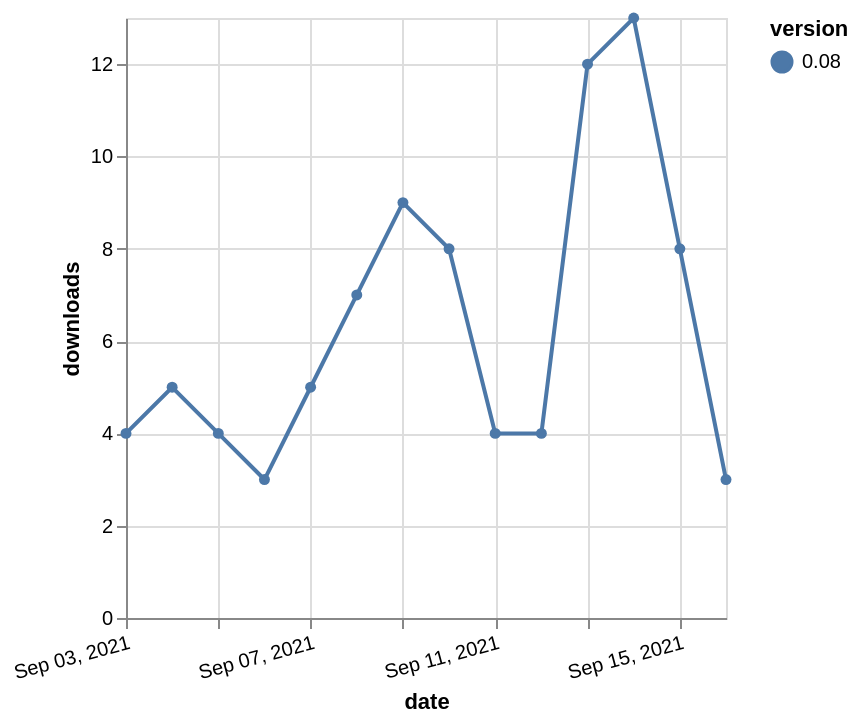

This figure's Vega-Lite source:
### Vega-Lite specification from a JSON file in a GitHub repository (floating-point values rounded to 4 significant figures)
{"$schema": "https://vega.github.io/schema/vega-lite/v5.json", "description": "A simple bar chart with embedded data.", "data": {"values": [{"date": "2021-09-03", "total": 5521, "delta": 4, "version": "0.08"}, {"date": "2021-09-04", "total": 5526, "delta": 5, "version": "0.08"}, {"date": "2021-09-05", "total": 5530, "delta": 4, "version": "0.08"}, {"date": "2021-09-06", "total": 5533, "delta": 3, "version": "0.08"}, {"date": "2021-09-07", "total": 5538, "delta": 5, "version": "0.08"}, {"date": "2021-09-08", "total": 5545, "delta": 7, "version": "0.08"}, {"date": "2021-09-09", "total": 5554, "delta": 9, "version": "0.08"}, {"date": "2021-09-10", "total": 5562, "delta": 8, "version": "0.08"}, {"date": "2021-09-11", "total": 5566, "delta": 4, "version": "0.08"}, {"date": "2021-09-12", "total": 5570, "delta": 4, "version": "0.08"}, {"date": "2021-09-13", "total": 5582, "delta": 12, "version": "0.08"}, {"date": "2021-09-14", "total": 5595, "delta": 13, "version": "0.08"}, {"date": "2021-09-15", "total": 5603, "delta": 8, "version": "0.08"}, {"date": "2021-09-16", "total": 5606, "delta": 3, "version": "0.08"}]}, "width": "container", "mark": {"type": "line", "point": {"filled": true}}, "encoding": {"x": {"field": "date", "type": "temporal", "timeUnit": "yearmonthdate", "title": "date", "axis": {"labelAngle": -15}}, "y": {"field": "delta", "type": "quantitative", "title": "downloads"}, "color": {"field": "version", "type": "nominal"}, "tooltip": {"field": "delta"}}}
